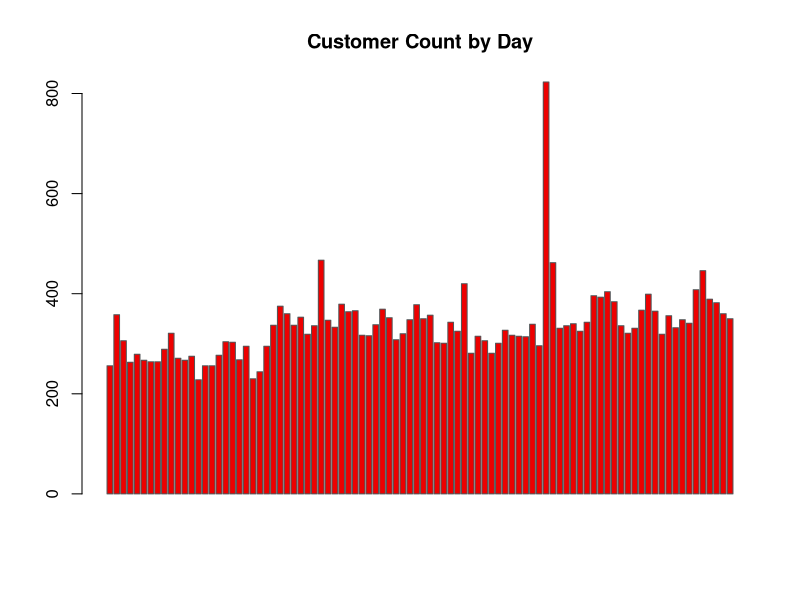
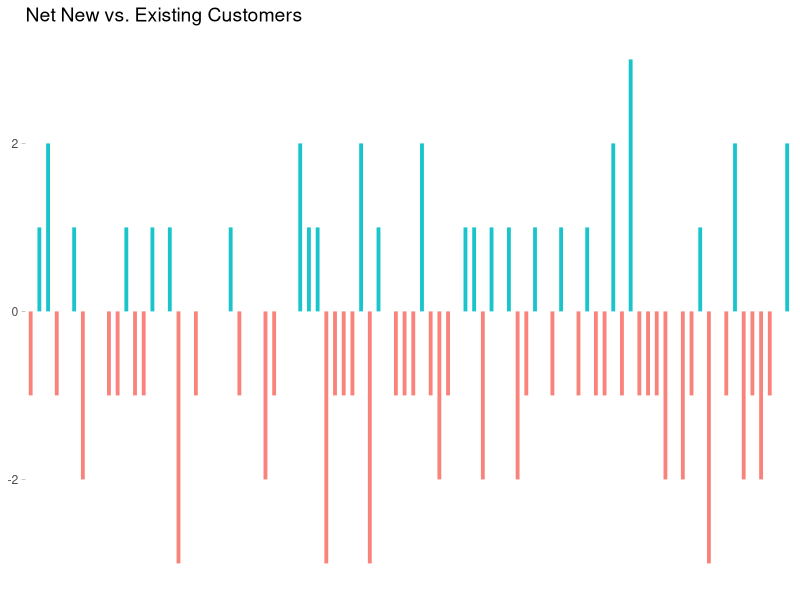
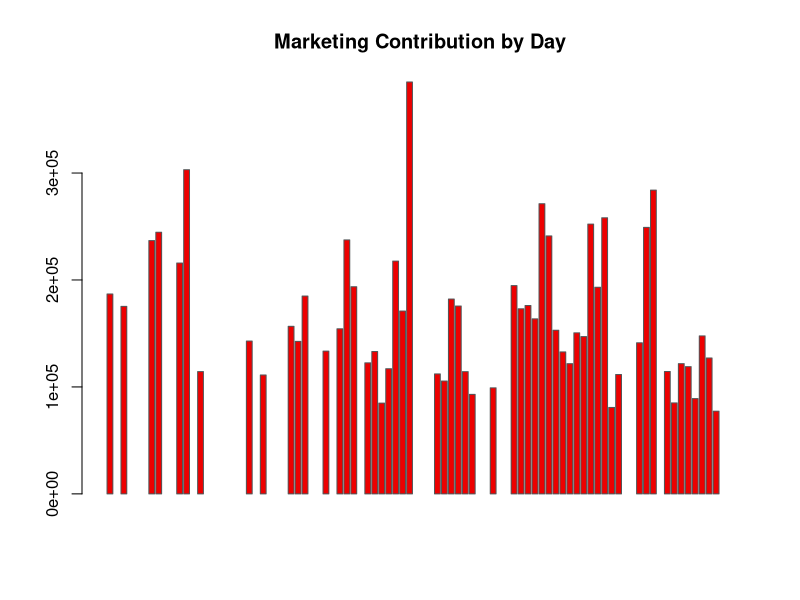
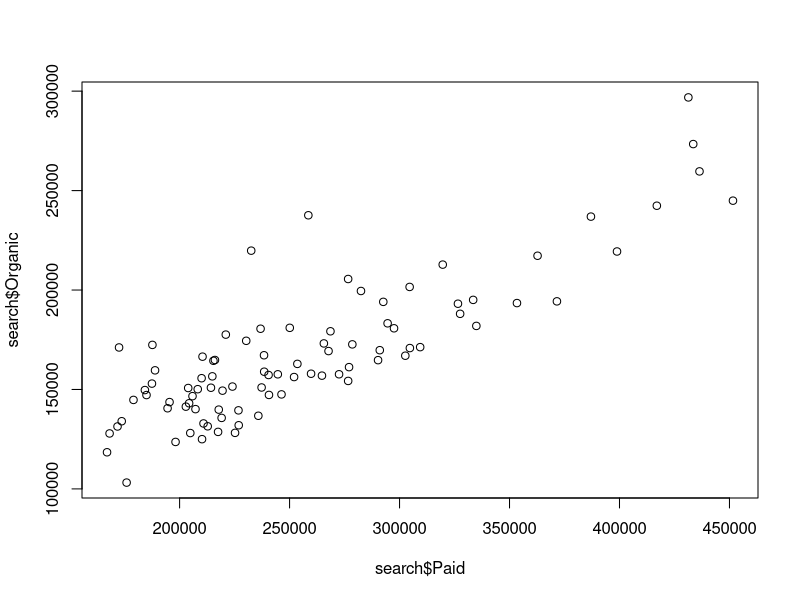

These figures' R source, in order:
## ---- chunk 1
#| output: false
df <- read.csv("data/scripting-test.csv")
head(df, n = 10)
## ---- chunk 2
#| echo: false
knitr::kable(head(df, n = 10))
## ---- chunk 3
#| output: false
library(ggplot2)
library(dplyr)

unidentified <- filter(df, Customer_Type == "EXISTING" & Channel == "Unidentified")
## ---- chunk 4

barplot(unidentified$Customer_Count, main="Customer Count by Day", border="#545658", col="#ED0000")

sum(unidentified$Marketing_Spend)
mean(unidentified$Marketing_Spend)
## ---- chunk 5
#| output: false
brand <- df |>
  filter(df$Channel == "Brand")
brand <- brand |>
  mutate("New" = if_else(Customer_Type == "NEW", Customer_Count, 0)) |>
  mutate("Existing" = if_else(Customer_Type == "EXISTING", Customer_Count, 0))
brand <- brand |> group_by(Date)
brand <- brand |> summarise(
    New = sum(New),
    Existing = sum(Existing)
)
brand[is.na(brand)] <- 0
brand <- brand |>
  mutate("Delta" = New - Existing)
## ---- chunk 6
#| warning: false

brand <- brand |> 
  mutate(mycolor = ifelse(Delta>0, "type2", "type1"))

ggplot(brand, aes(x=Date, y=Delta)) +
  geom_segment(aes(x=Date, xend=Date, y=0, yend=Delta, color=mycolor), size=1.3, alpha=0.9) +
  theme_light() +
  theme(
    legend.position = "none",
    panel.border = element_blank(),
    plot.title = element_text(size = 14),
    panel.grid = element_blank(),
    axis.text.x=element_blank(),
    axis.ticks.x=element_blank(),
    axis.title.x = element_blank(),
    axis.title.y = element_blank()
  ) +
  ggtitle("Net New vs. Existing Customers")
## ---- chunk 7
#| warning: false
mc <- df |>
  mutate(Marketing_Contribution = Gross_Profit - Marketing_Spend)

mc <- mc |> group_by(Date)
mc <- mc |> summarise(
    Marketing_Contribution = sum(Marketing_Contribution)
)
print(mc)
barplot(mc$Marketing_Contribution, main="Marketing Contribution by Day", border="#545658", col="#ED0000")
## ---- chunk 8
search <- df |>
  filter(df$Channel %in% c("Paid Search", "Organic Search"))
search <- search |>
  mutate("Paid" = if_else(Channel == "Paid Search", Revenue, 0)) |>
  mutate("Organic" = if_else(Channel == "Organic Search", Revenue, 0))
search <- search |> group_by(Date)
search <- search |> summarise(
    Paid = sum(Paid),
    Organic = sum(Organic)
)
search[is.na(search)] <- 0
cor(search$Paid, search$Organic)
plot(search$Paid, search$Organic)
